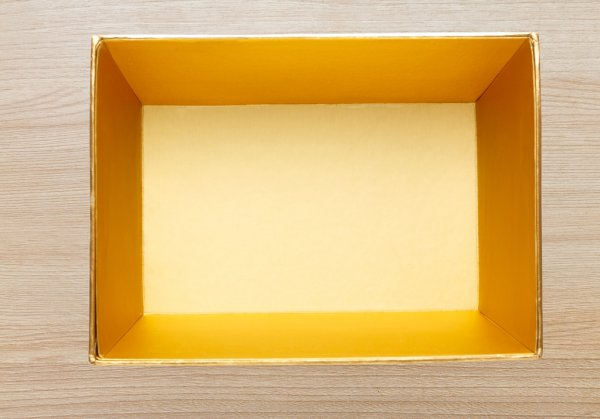
#> input picture Photos/square.jfif, 600 x 419 px, found by its file name
$ python Functions.py
#> lines starting #> are read from the running program, lines starting #| are printed output that depends on the picture; after the words box and inside, x2 and y2 are one past the last pixel; in counts of white or black regions, pixels touching at a corner belong together
from cv2 import cv2 as cv
import numpy as np


def rescaleFrame(frame, scale = 0.5):


    widht = int(frame.shape[1] * scale)

    height = int(frame.shape[0] * scale)
    dimensions = (widht, height)

    return cv.resize(frame, dimensions, interpolation=cv.INTER_AREA)


img = cv.imread("Photos\square.jfif")
#> img is the input picture: shape (419, 600, 3); mean B, G, R 117.5, 182.7, 220.3

kernel = np.ones((5,5), np.uint8)

#resizing and cropping
imgResized = cv.resize(img, (100,1000))
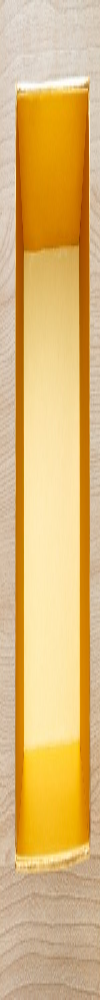
#> imgResized: shape (1000, 100, 3); mean B, G, R 117.7, 183, 220.5
imgCropped = img[0:100, 100:300]
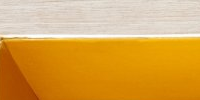
#> imgCropped: shape (100, 200, 3); mean B, G, R 79.8, 164.9, 217.2


imgGray = cv.cvtColor(img, cv.COLOR_BGR2GRAY)
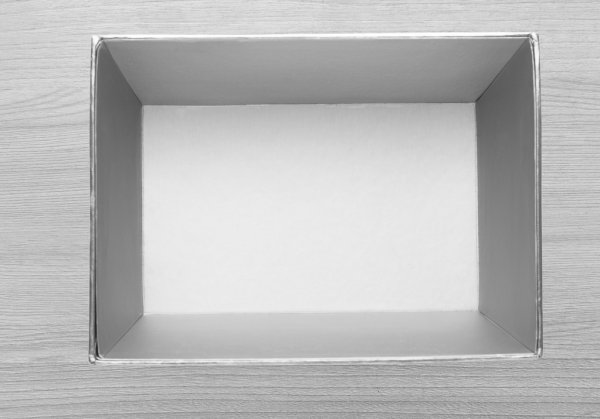
#> imgGray: shape (419, 600); min 37, max 255, mean 186.5
imgBlur = cv.GaussianBlur(imgGray, (7,7), 0)
imgCanny = cv.Canny(img, 150, 200)
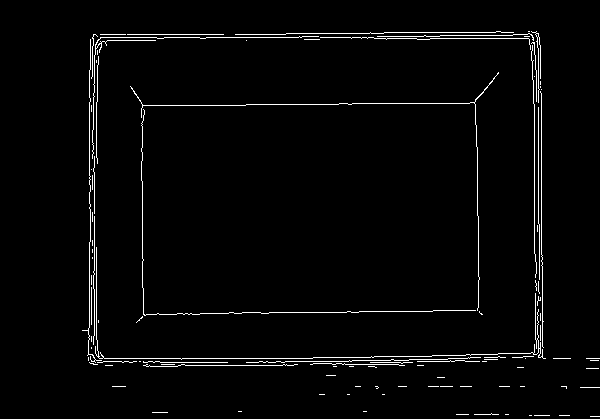
#> imgCanny: shape (419, 600); 2.4% white in thin lines or dots, all inside (x1, y1, x2, y2) = (82, 31, 600, 417)
imgDialation = cv.dilate(imgCanny, kernel, iterations=1)
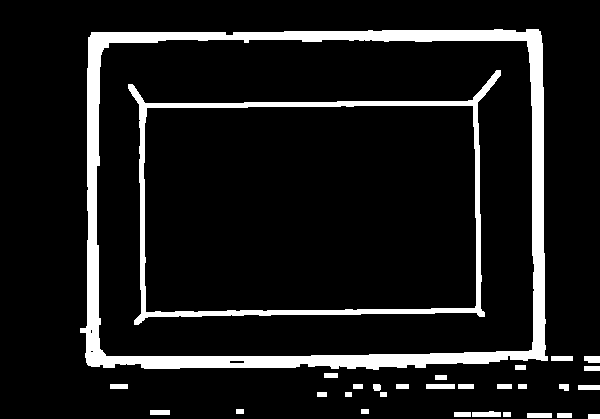
#> imgDialation: shape (419, 600); 10.2% white; 30 white regions, largest, box (x1, y1, x2, y2) and area: (80, 29, 548, 370) 17421, (128, 70, 501, 325) 6119, (472, 411, 501, 417) 150
imgEroded = cv.erode(imgDialation, kernel, iterations=1)
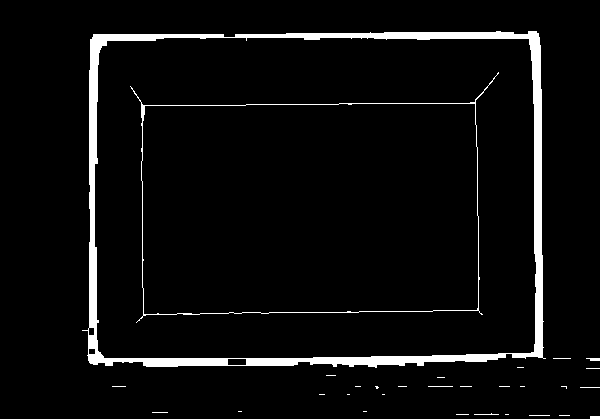
#> imgEroded: shape (419, 600); 4.9% white; 30 white regions (22 under 20 px), largest, box (x1, y1, x2, y2) and area: (82, 31, 546, 368) 10801, (130, 72, 499, 323) 1251, (586, 358, 600, 361) 34

cv.imshow("Image", img)
cv.imshow("GreyImage", imgGray)
cv.imshow("BlurImage", imgBlur)
cv.imshow("Canny", imgCanny)
cv.imshow("imgDialation", imgDialation)
cv.imshow("imgeroded", imgEroded)
cv.imshow("Resized Image",imgResized)
cv.imshow("CroppedImg", imgCropped)

cv.waitKey(0)

$ run again, with Photos/cat.jfif copied over Photos/square.jfif
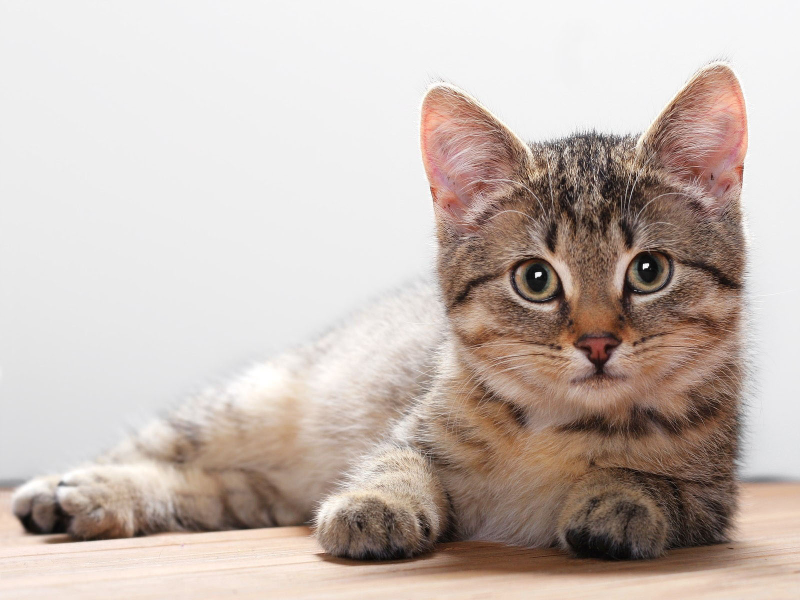
#> input picture Photos/cat.jfif, 1600 x 1200 px, found by its file name (shown at 1/2 size)
#> img is the input picture: shape (1200, 1600, 3); mean B, G, R 178.7, 185.8, 198.9
#> `imgCanny = cv.Canny(img, 150, 200)`:
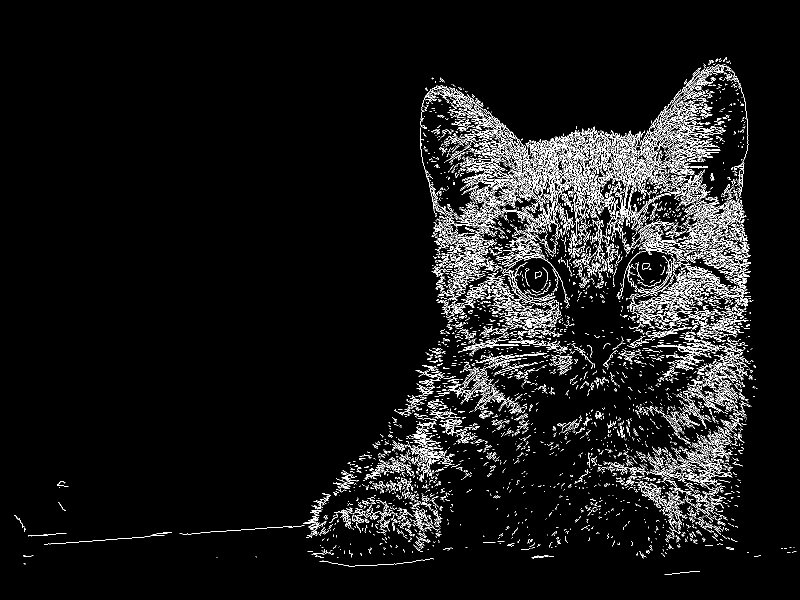
#> imgCanny: shape (1200, 1600) (shown at 1/2 size); 5.4% white in thin lines or dots, all inside (x1, y1, x2, y2) = (29, 114, 1593, 1150)
#> imgDialation: shape (1200, 1600); 22.1% white; 298 white regions, largest, box (x1, y1, x2, y2) and area: (357, 112, 1514, 1116) 381967, (1103, 817, 1187, 890) 2521, (664, 920, 725, 994) 2254
#> `imgEroded = cv.erode(imgDialation, kernel, iterations=1)`:
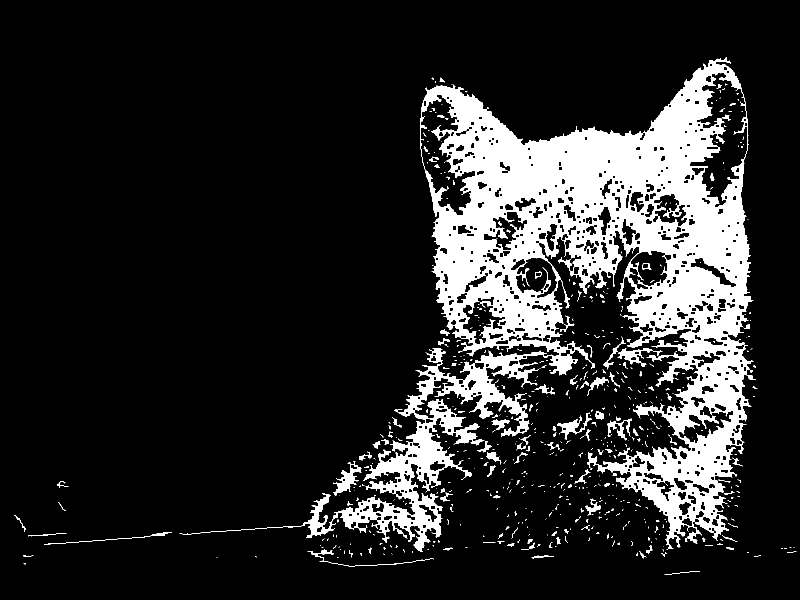
#> imgEroded: shape (1200, 1600) (shown at 1/2 size); 15% white; 607 white regions (468 under 20 px), largest, box (x1, y1, x2, y2) and area: (359, 114, 1512, 1104) 272943, (666, 922, 723, 992) 1244, (1114, 825, 1183, 879) 915
